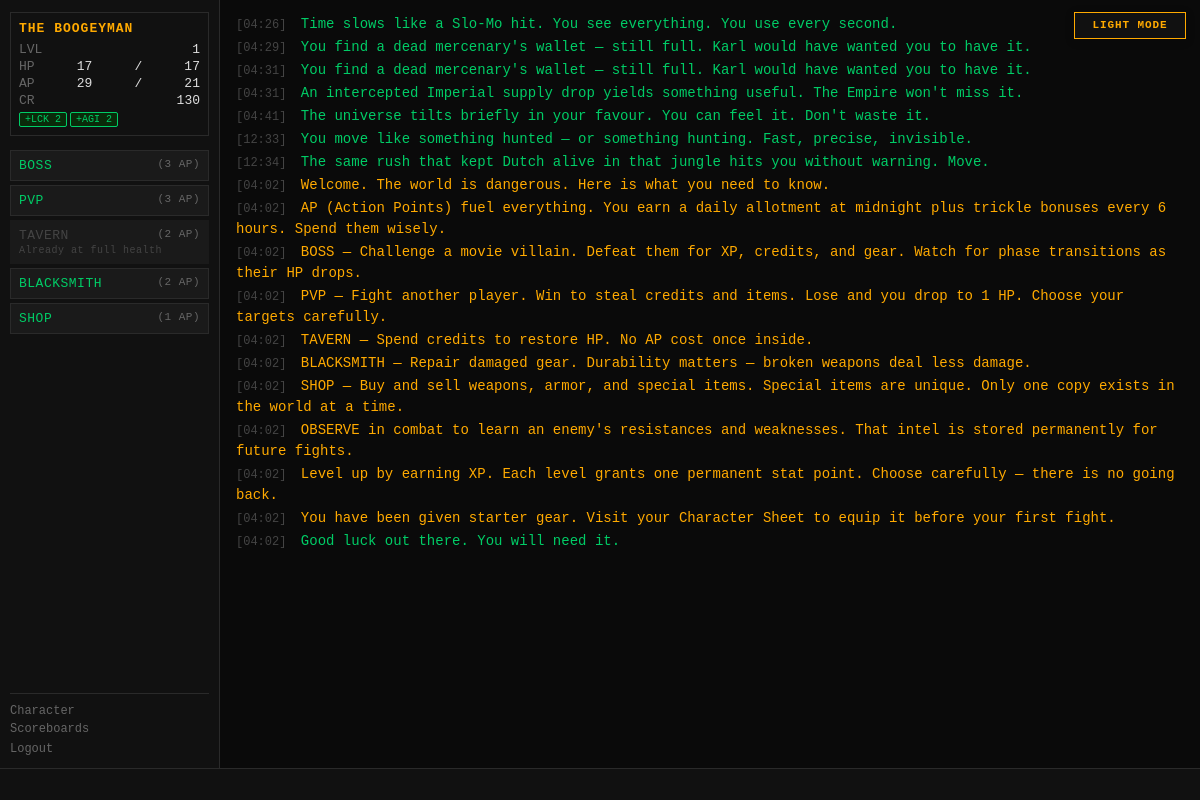
Screenshot of / (signed in) with the database file from the repository.
### tables this page shows
CREATE TABLE players (
    id                  INTEGER PRIMARY KEY AUTOINCREMENT,
    username            TEXT    UNIQUE NOT NULL,
    password_hash       TEXT    NOT NULL,
    email               TEXT    UNIQUE NOT NULL,
    character_name      TEXT    NOT NULL,
    sex                 TEXT    NOT NULL,
    class_id            INTEGER REFERENCES classes(id),
    str_stat            INTEGER NOT NULL DEFAULT 1,
    end_stat            INTEGER NOT NULL DEFAULT 1,
    agi_stat            INTEGER NOT NULL DEFAULT 1,
    lck_stat            INTEGER NOT NULL DEFAULT 1,
    per_stat            INTEGER NOT NULL DEFAULT 1,
    level               INTEGER NOT NULL DEFAULT 1,
    xp                  INTEGER NOT NULL DEFAULT 0,
    current_hp          INTEGER NOT NULL,
    current_ap          INTEGER NOT NULL,
    credits             INTEGER NOT NULL DEFAULT 25,
    equipped_weapon_id  INTEGER REFERENCES inventory_items(id),
    equipped_armor_id   INTEGER REFERENCES inventory_items(id),
    equipped_special_id INTEGER REFERENCES inventory_items(id),
    in_combat           INTEGER NOT NULL DEFAULT 0,
    pending_levelup     INTEGER NOT NULL DEFAULT 0,
    combat_preference   TEXT    NOT NULL DEFAULT "Balanced",
    is_banned           INTEGER NOT NULL DEFAULT 0,
    last_login_at       TEXT,
    created_at          TEXT    NOT NULL DEFAULT (datetime('now'))
);

CREATE TABLE daily_feed (
    id                INTEGER PRIMARY KEY AUTOINCREMENT,
    feed_scope        TEXT    NOT NULL,
    player_id         INTEGER REFERENCES players(id),
    flavor_text       TEXT    NOT NULL,
    event_category    TEXT    NOT NULL,
    combat_session_id INTEGER REFERENCES combat_sessions(id),
    occurred_at       TEXT    NOT NULL DEFAULT (datetime('now'))
);

### routes/dashboard.py (the view)
@bp.route('/')
def index():
    player   = g.player
    settings = get_all_settings()
    history_count = settings.get('TERMINAL_HISTORY_ENTRIES', cfg.TERMINAL_HISTORY_ENTRIES)
    terminal_history = execute(
        '''SELECT flavor_text, event_category, occurred_at, combat_session_id
           FROM daily_feed
           WHERE player_id = ? OR feed_scope = 'GLOBAL'
           ORDER BY occurred_at DESC
           LIMIT ?''',
        (player['id'], history_count)
    )
    terminal_history = list(reversed(terminal_history))
    button_states = _get_button_states(player, settings)
    now_iso = datetime.utcnow().isoformat()
    active_effects = execute(
        "SELECT effect_type, value FROM status_effects WHERE player_id = ?", (player["id"],)
    )
    label_map = {
        "STAT_BOOST_STR": "+STR", "STAT_BOOST_END": "+END", "STAT_BOOST_AGI": "+AGI",
        "STAT_BOOST_LCK": "+LCK", "STAT_BOOST_PER": "+PER", "STAT_BOOST_INITIATIVE": "+INIT",
        "STAT_PENALTY_STR": "-STR", "STAT_PENALTY_END": "-END", "STAT_PENALTY_AGI": "-AGI",
        "STAT_PENALTY_LCK": "-LCK", "STAT_PENALTY_PER": "-PER", "STAT_PENALTY_INITIATIVE": "-INIT",
        "CURSED": "CURSED",
    }
    effect_labels = [
        f"{label_map.get(e['effect_type'], e['effect_type'])} {int(abs(e['value']))}"
        for e in active_effects
    ]
    return render_template(
        'dashboard.html',
        terminal_history=terminal_history,
        button_states=button_states,
        blackout=g.get('blackout', False),
        now_iso=now_iso,
        effect_labels=effect_labels,
    )

### app.py (called while the page is built)
def _context_processor() -> dict:
    player = g.get("player")
    if not player:
        return {}
    return {"player": player, "settings": get_all_settings()}

def _check_auth():
    if request.endpoint in _AUTH_EXEMPT:
        return None
    if not session.get("player_id"):
        return redirect(url_for("auth.login"))
    return None

def _load_player():
    player_id = session.get("player_id")
    if not player_id:
        return None
    player = get_player(player_id)
    if player is None:
        session.clear()
        return redirect(url_for("auth.login"))
    g.player = player
    return None

def _check_levelup():
    if request.endpoint in _LEVELUP_EXEMPT:
        return None
    player = g.get("player")
    if player and player.get("pending_levelup") and not player.get("in_combat"):
        return redirect(url_for("auth.levelup"))
    return None

def _set_blackout_flag():
    settings = get_all_settings()
    blackout_mins = settings.get("MIDNIGHT_BLACKOUT_MINUTES", cfg.MIDNIGHT_BLACKOUT_MINUTES)
    now = datetime.now(timezone.utc)
    minutes_to_midnight = (24 * 60) - (now.hour * 60 + now.minute)
    g.blackout = (minutes_to_midnight <= blackout_mins)

### database.py (called while the page is built)
def get_db() -> sqlite3.Connection:
    if 'db' not in g:
        g.db = sqlite3.connect(
            cfg.DB_PATH,
            detect_types=sqlite3.PARSE_DECLTYPES,
            timeout=10,
        )
        g.db.row_factory = dict_factory
        g.db.execute("PRAGMA foreign_keys = ON")
        g.db.execute("PRAGMA journal_mode = WAL")
    return g.db

def dict_factory(cursor: sqlite3.Cursor, row: tuple) -> dict:
    return {col[0]: val for col, val in zip(cursor.description, row)}

def execute(sql: str, params: tuple = ()) -> list[dict]:
    return get_db().execute(sql, params).fetchall()

def execute_one(sql: str, params: tuple = ()) -> dict | None:
    return get_db().execute(sql, params).fetchone()

### templates/dashboard.html (shortened to what this page needs)
{% extends "base.html" %}
{% block content %}
<div id="terminal" role="log" aria-live="polite">
    {% for entry in terminal_history %}
        <div class="term-line term-{{ entry.event_category|lower }}">
            <span class="term-ts">[{{ entry.occurred_at[11:16] }}]</span>
            {{ entry.flavor_text }}
        </div>
    {% endfor %}
</div>
{% endblock %}

### templates/base.html (shortened to what this page needs)
<!DOCTYPE html>
<html lang="en">
<head>
    <link rel="stylesheet" href="{{ url_for('static', filename='style.css') }}">
</head>
<body class="{{ 'authenticated' if player else 'auth-page' }} {% block body_class %}{% endblock %}">
<button id="theme-toggle" type="button" aria-label="Switch color theme" aria-pressed="false">
</button>
{% if player %}
<div id="left-col">
    <div id="status-block">
        <div class="status-name">{{ player.character_name }}</div>
        <div class="status-line">
            <span class="label">LVL</span>
            <span id="status-level">{{ player.level }}</span>
        </div>
        <div class="status-line">
            <span class="label">HP</span>
            <span id="status-hp">{{ player.current_hp }}</span>/<span id="status-maxhp">{{ player.max_hp }}</span>
        </div>
        <div class="status-line">
            <span class="label">AP</span>
            <span id="status-ap">{{ player.current_ap }}</span>/<span id="status-maxap">{{ player.max_ap }}</span>
        </div>
        <div class="status-line">
            <span class="label">CR</span>
            <span id="status-credits">{{ player.credits }}</span>
        </div>
        {% if effect_labels is defined and effect_labels %}
        <div class="status-effects">
            {% for label in effect_labels %}
            <span class="effect-tag {{ 'effect-good' if label.startswith('+') else 'effect-bad' }}">{{ label }}</span>
            {% endfor %}
        </div>
        {% endif %}
    </div>
    <div id="action-buttons">
        {% if button_states is defined %}
            {% set action_endpoints = {
                'boss': 'actions.action_boss',
                'pvp': 'actions.action_pvp',
                'tavern': 'actions.action_tavern',
                'blacksmith': 'blacksmith.index',
                'shop': 'shop.index'
            } %}
            {% for action, state in button_states.items() %}
                {% if state.enabled %}
                    {% if action in ('blacksmith', 'shop') %}
                    <a class="action-btn action-link" href="{{ url_for(action_endpoints[action]) }}">
                        {{ action|upper }} <span class="ap-cost">({{ state.ap_cost }} AP)</span>
                    </a>
                    {% else %}
                    <form class="terminal-action" action="{{ url_for(action_endpoints[action]) }}" method="POST">
                    <button type="submit" class="action-btn">
                        {{ action|upper }} <span class="ap-cost">({{ state.ap_cost }} AP)</span>
                    </button>
                    </form>
                    {% endif %}
                {% else %}
                <button class="action-btn disabled" title="{{ state.reason }}" disabled>
                    {{ action|upper }} <span class="ap-cost">({{ state.ap_cost }} AP)</span>
                    <span class="btn-reason">{{ state.reason }}</span>
                </button>
                {% endif %}
            {% endfor %}
        {% endif %}
    </div>
    <nav id="left-nav">
        <a href="{{ url_for('character.index') }}">Character</a>
        <a href="{{ url_for('scoreboards.index') }}">Scoreboards</a>
        <form action="{{ url_for('auth.logout') }}" method="POST" style="margin:0">
            <button type="submit" class="nav-link-btn">Logout</button>
        </form>
    </nav>
</div>
{% endif %}
<div id="main">
    {% block content %}{% endblock %}
</div>
{% if player %}
<div id="ticker-wrap">
    <div id="ticker">
    </div>
</div>
{% endif %}
</body>
</html>

### static/style.css (style rules this page uses)
:root { --bg: #0a0a0a; --bg-panel: #111111; --bg-input: #1a1a1a; --border: #2a2a2a; --green: #00cc66; --red: #cc2222; --amber: #ffaa00; --blue: #4499ff; --grey: #666666; --white: #dddddd; --dim: #444444; --font: 'Courier New', Courier, monospace; --left-width: 220px; --ticker-h: 32px; }
*, *::before, *::after { box-sizing: border-box; margin: 0; padding: 0; }
html, body { height: 100%; background: var(--bg); color: var(--white); font-family: var(--font); font-size: 14px; overflow: hidden; }
a { color: var(--blue); text-decoration: none; }
#theme-toggle { position: fixed; top: 12px; right: 14px; z-index: 1000; min-width: 112px; padding: 7px 10px; border: 1px solid var(--amber); background: var(--bg-panel); color: var(--amber); font: bold 11px/1 var(--font); letter-spacing: 0.08em; cursor: pointer; box-shadow: 0 2px 10px rgba(0, 0, 0, 0.18); }
#left-col { position: fixed; top: 0; left: 0; width: var(--left-width); height: calc(100vh - var(--ticker-h)); background: var(--bg-panel); border-right: 1px solid var(--border); display: flex; flex-direction: column; padding: 12px 10px; overflow-y: auto; z-index: 10; }
#main { margin-left: var(--left-width); height: calc(100vh - var(--ticker-h)); overflow-y: auto; overflow-x: hidden; scrollbar-gutter: stable; display: flex; flex-direction: column; }
#status-block { border: 1px solid var(--border); padding: 8px; margin-bottom: 14px; }
.status-name { color: var(--amber); font-size: 13px; font-weight: bold; margin-bottom: 6px; text-transform: uppercase; letter-spacing: 1px; }
.status-line { display: flex; justify-content: space-between; margin: 2px 0; font-size: 13px; }
.status-line .label { color: var(--grey); }
#action-buttons { display: flex; flex-direction: column; gap: 4px; margin-bottom: 14px; }
#action-buttons form { margin: 0; }
.action-btn { width: 100%; background: var(--bg-input); color: var(--green); border: 1px solid var(--border); padding: 7px 8px; text-align: left; cursor: pointer; font-family: var(--font); font-size: 13px; letter-spacing: 0.5px; transition: background 0.1s, border-color 0.1s; }
.action-btn.disabled, .action-btn:disabled { color: var(--dim); cursor: not-allowed; border-color: #1a1a1a; }
.ap-cost { font-size: 11px; color: var(--grey); float: right; }
.btn-reason { display: block; font-size: 10px; color: var(--dim); margin-top: 2px; }
#left-nav { margin-top: auto; display: flex; flex-direction: column; gap: 4px; border-top: 1px solid var(--border); padding-top: 10px; }
#left-nav a, .nav-link-btn { color: var(--grey); font-size: 12px; font-family: var(--font); background: none; border: none; cursor: pointer; text-align: left; padding: 0; }
#terminal { flex: 1; overflow-y: auto; padding: 12px 16px; scroll-behavior: smooth; }
.term-line { margin: 2px 0; line-height: 1.5; word-wrap: break-word; }
.term-random_event { color: var(--green); }
.term-system { color: var(--amber); }
.term-ts { color: var(--dim); font-size: 12px; margin-right: 6px; }
#ticker-wrap { position: fixed; bottom: 0; left: 0; right: 0; height: var(--ticker-h); background: var(--bg-panel); border-top: 1px solid var(--border); overflow: hidden; z-index: 20; display: flex; align-items: center; }
#ticker { white-space: nowrap; color: var(--dim); font-size: 12px; padding-left: 100%; animation: ticker-scroll 60s linear infinite; }
.action-link { display: block; text-decoration: none; }
.status-effects { display: flex; flex-wrap: wrap; gap: 3px; margin-top: 4px; }
.effect-tag { font-size: 10px; padding: 1px 5px; border-radius: 2px; }
.effect-good { background: #0a2a0a; color: var(--green); border: 1px solid var(--green); }

### rows the page displays
players: character_name "THE BOOGEYMAN", level "1", current_hp "17", current_ap "29", credits "130"
daily_feed: occurred_at "04:26", flavor_text "Time slows like a Slo-Mo hit. You see everything. You use every second."
daily_feed: occurred_at "04:29", flavor_text "You find a dead mercenary's wallet — still full. Karl would have wanted you to have it."
daily_feed: occurred_at "04:31", flavor_text "You find a dead mercenary's wallet — still full. Karl would have wanted you to have it."
daily_feed: occurred_at "04:31", flavor_text "An intercepted Imperial supply drop yields something useful. The Empire won't miss it."
daily_feed: occurred_at "04:41", flavor_text "The universe tilts briefly in your favour. You can feel it. Don't waste it."
daily_feed: occurred_at "12:33", flavor_text "You move like something hunted — or something hunting. Fast, precise, invisible."
daily_feed: occurred_at "12:34", flavor_text "The same rush that kept Dutch alive in that jungle hits you without warning. Move."
daily_feed: occurred_at "04:02", flavor_text "Welcome. The world is dangerous. Here is what you need to know."
daily_feed: occurred_at "04:02", flavor_text "AP (Action Points) fuel everything. You earn a daily allotment at midnight plus trickle bonuses every 6 hours. Spend them wisely."
daily_feed: occurred_at "04:02", flavor_text "BOSS — Challenge a movie villain. Defeat them for XP, credits, and gear. Watch for phase transitions as their HP drops."
daily_feed: occurred_at "04:02", flavor_text "PVP — Fight another player. Win to steal credits and items. Lose and you drop to 1 HP. Choose your targets carefully."
daily_feed: occurred_at "04:02", flavor_text "TAVERN — Spend credits to restore HP. No AP cost once inside."
daily_feed: occurred_at "04:02", flavor_text "BLACKSMITH — Repair damaged gear. Durability matters — broken weapons deal less damage."
daily_feed: occurred_at "04:02", flavor_text "SHOP — Buy and sell weapons, armor, and special items. Special items are unique. Only one copy exists in the world at a time."
daily_feed: occurred_at "04:02", flavor_text "OBSERVE in combat to learn an enemy's resistances and weaknesses. That intel is stored permanently for future fights."
daily_feed: occurred_at "04:02", flavor_text "Level up by earning XP. Each level grants one permanent stat point. Choose carefully — there is no going back."
daily_feed: occurred_at "04:02", flavor_text "You have been given starter gear. Visit your Character Sheet to equip it before your first fight."
daily_feed: occurred_at "04:02", flavor_text "Good luck out there. You will need it."

### other values shown
{{ player.max_hp }} "17"
{{ player.max_ap }} "21"
{{ label }} "+LCK 2" "+AGI 2"
{{ action|upper }} "BOSS" "PVP"
{{ state.ap_cost }} "3" "3"
{{ action|upper }} "TAVERN"
{{ state.ap_cost }} "2"
{{ state.reason }} "Already at full health"
{{ action|upper }} "BLACKSMITH" "SHOP"
{{ state.ap_cost }} "2" "1"
